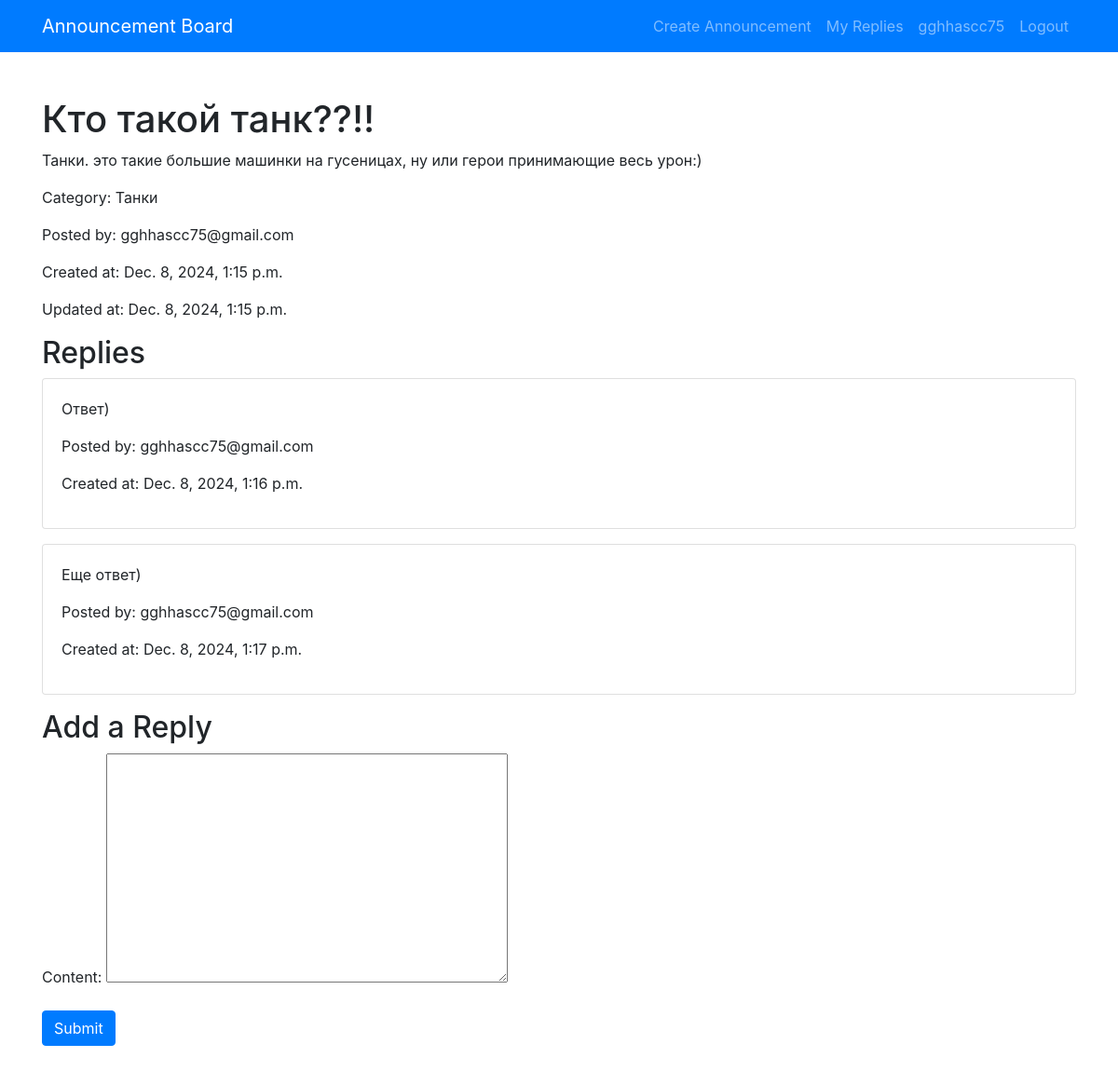
The app's page /announcements/1/ (signed in) with its own data.
### accounts/models.py (models this page shows, shortened)
class User(AbstractUser, PermissionsMixin):
    email = models.EmailField(unique=True)
    is_active = models.BooleanField(default=False)
    is_staff = models.BooleanField(default=False)
    objects = UserManager()
    USERNAME_FIELD = 'email'
    REQUIRED_FIELDS = []

### announcements/models.py (models this page shows)
class Announcement(models.Model):
    CATEGORIES = (
        ('tanks', 'Танки'),
        ('healers', 'Хилы'),
        ('dd', 'ДД'),
        ('traders', 'Торговцы'),
        ('guildmasters', 'Гилдмастеры'),
        ('questgivers', 'Квестгиверы'),
        ('blacksmiths', 'Кузнецы'),
        ('leatherworkers', 'Кожевники'),
        ('alchemists', 'Зельевары'),
        ('mages', 'Мастера заклинаний'),
    )
    user = models.ForeignKey(User, on_delete=models.CASCADE)
    title = models.CharField(max_length=200)
    content = models.TextField()
    category = models.CharField(max_length=20, choices=CATEGORIES)
    created_at = models.DateTimeField(auto_now_add=True)
    updated_at = models.DateTimeField(auto_now=True)

class Reply(models.Model):
    user = models.ForeignKey(User, on_delete=models.CASCADE)
    announcement = models.ForeignKey(Announcement, on_delete=models.CASCADE)
    content = models.TextField()
    created_at = models.DateTimeField(auto_now_add=True)
    is_accepted = models.BooleanField(default=False)

### announcements/views.py (the view, shortened to what this page needs)
# urls.py: path('<int:pk>/', views.AnnouncementDetailView.as_view(), name='announcement_detail'),
class AnnouncementDetailView(LoginRequiredMixin, View):
    def get(self, request, pk):
        announcement = get_object_or_404(Announcement, pk=pk)
        reply_form = ReplyForm()
        return render(request, 'announcements/detail.html', {'announcement': announcement, 'reply_form': reply_form})

### announcements/forms.py
class ReplyForm(forms.ModelForm):
    class Meta:
        model = Reply
        fields = ['content']

### announcements/templates/announcements/detail.html (shortened to what this page needs)
{% extends 'base.html' %}
{% block content %}
<h1>{{ announcement.title }}</h1>
<p>{{ announcement.content }}</p>
<p>Category: {{ announcement.get_category_display }}</p>
<p>Posted by: {{ announcement.user.email }}</p>
<p>Created at: {{ announcement.created_at }}</p>
<p>Updated at: {{ announcement.updated_at }}</p>
<h2>Replies</h2>
{% for reply in announcement.reply_set.all %}
    <div class="card mb-3">
        <div class="card-body">
            <p>{{ reply.content }}</p>
            <p>Posted by: {{ reply.user.email }}</p>
            <p>Created at: {{ reply.created_at }}</p>
        </div>
    </div>
{% empty %}
    <p>No replies yet.</p>
{% endfor %}
<h2>Add a Reply</h2>
<form method="post">
    {{ reply_form.as_p }}
    <button type="submit" class="btn btn-primary">Submit</button>
</form>
{% endblock %}

### templates/base.html (shortened to what this page needs)
<!DOCTYPE html>
<html lang="en">
<head>
    <link rel="stylesheet" href="https://stackpath.bootstrapcdn.com/bootstrap/4.5.2/css/bootstrap.min.css">
</head>
<body>
    <nav class="navbar navbar-expand-lg navbar-dark bg-primary">
        <div class="container">
            <a class="navbar-brand" href="{% url 'announcement_list' %}">Announcement Board</a>
            <div class="collapse navbar-collapse" id="navbarNav">
                <ul class="navbar-nav ml-auto">
                    {% if user.is_authenticated %}
                        <li class="nav-item">
                            <a class="nav-link" href="{% url 'announcement_create' %}">Create Announcement</a>
                        </li>
                        <li class="nav-item">
                            <a class="nav-link" href="{% url 'reply_list' %}">My Replies</a>
                        </li>
                        <li class="nav-item">
                            <a class="nav-link" href="#">{{ user.username }}</a>
                        </li>
                        <li class="nav-item">
                            <a class="nav-link" href="{% url 'logout' %}">Logout</a>
                        </li>
                    {% endif %}
                </ul>
            </div>
        </div>
    </nav>
    <div class="container my-5">
        {% block content %}{% endblock %}
    </div>
</body>
</html>

### records on screen
User: username "gghhascc75"
Announcement: title "Кто такой танк??!!", content "Танки. это такие большие машинки на гусеницах, ну или герои принимающие весь урон:)", category "Танки", user.email "gghhascc75@gmail.com", created_at "Dec. 8, 2024, 1:15 p.m.", updated_at "Dec. 8, 2024, 1:15 p.m."
Reply: content "Ответ)", user.email "gghhascc75@gmail.com", created_at "Dec. 8, 2024, 1:16 p.m."
Reply: content "Еще ответ)", user.email "gghhascc75@gmail.com", created_at "Dec. 8, 2024, 1:17 p.m."
